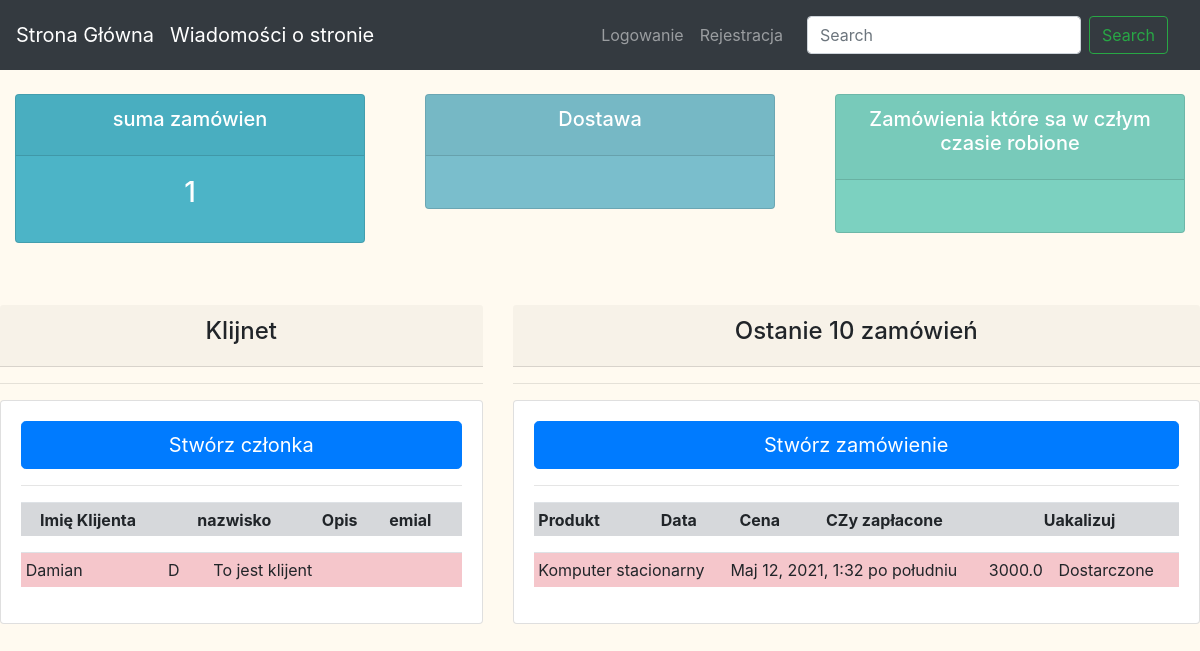
The page / on the database its author committed.
### accounts/models.py (models this page shows, shortened)
class Customer(models.Model):
    imie = models.CharField(max_length=200, null=True)
    nazwisko = models.CharField(max_length=200, null=True)
    content = models.TextField(blank=True, help_text='Opis klijęta')
    emial = models.CharField(max_length=200, null=True)
    telefon = models.CharField(max_length=200, null=True)
    created_date = models.DateTimeField(auto_now_add=True, null=True)

class Order(models.Model):
    STATUS = (
        ('Pakowane', 'Pakowane'),
        ('W drrodze do odbioercy', 'W drrodze do odbioercy'),
        ('Dostarczone', 'Dostarczone'),
    )
    customer = models.ForeignKey(Customer, null=True, on_delete=models.SET_NULL)
    product = models.ForeignKey(Produkty, null=True, on_delete=models.SET_NULL)
    cena = models.FloatField(null=True)
    date_created = models.DateTimeField(auto_now_add=True, null=True)
    status = models.CharField(max_length=200, null=True, choices=STATUS)

class Produkty(models.Model):
    CATEGORY = (
        ('Drzwi', 'Drzwi'),
        ('Out Door', 'Out Door'),
    )
    name = models.CharField(max_length=200, null=True)
    kategoria = models.CharField(max_length=200, null=True)
    content = models.TextField(blank=True, help_text='Opis produktu')
    cena = models.FloatField(null=True)
    data = models.DateTimeField(auto_now_add=True, null=True)
    tags = models.ManyToManyField(Tag)
    def __str__(self):
        return self.name

### accounts/views.py (the view)
# urls.py: 2. Add a URL to urlpatterns:  path('', views.home, name='home')
def home(request):
    orders = Order.objects.all()
    customers = Customer.objects.all()
    total_customers = customers.count()
    total_orders = orders.count()
    dostarczone = orders.filter(status='Dostarczone').count()
    pakowane = orders.filter(status='Pakowane').count()
    context = {'orders': orders, 'customers': customers,
               'total_orders': total_orders, 'dostarczone': dostarczone,
               'pakowane': pakowane}
    return render(request, 'accounts/dash.html',context)

### accounts/templates/accounts/dash.html
{%  extends 'accounts/main.html' %}
{% block content %}
{%  include 'accounts/status.html' %}
<br>
<br>
<div class="row">
	<div class="col-md-5">
	<div class="card-header">
      <h4 align="center">Klijnet</h4>
  </div>
		<hr>
		<div class="card card-body">
			<button type="button" class="btn btn-primary btn-lg btn-block">Stwórz członka</button>
			<hr>
            <table class="table table-sm table-secondary">
    <tr>
      <th></th>
      <th scope="col">Imię Klijenta</th>
      <th scope="col">nazwisko</th>
      <th scope="col">Opis</th>
      <th scope="col">emial</th>
    </tr>
<table class="table table-sm table-danger">
        {% for customer in customers %}
            <tr class="table-danger">
        <td class="table-danger">{{ customer.imie}}</td>
        <td class="table-danger">{{ customer.nazwisko}}</td>
        <td class="table-danger">{{ customer.content}}</td>
        <td class="table-danger">{{ customer.email}}</td>
               </tr>
            </table>
        {% endfor %}
            </table>
		</div>
	</div>
	<div class="col-md-7">
	<div class="card-header">
      <h4 align="center">Ostanie 10 zamówień</h4>
  </div>
		<hr>
		<div class="card card-body">
           <button type="button" class="btn btn-primary btn-lg btn-block">Stwórz zamówienie</button>
<hr>
             <table class="table table-sm table-secondary">
				<tr>
                    <th scope="col">Produkt </th>
      <th scope="col">Data</th>
      <th scope="col">Cena</th>
      <th scope="col">CZy zapłacone</th>
      <th scope="col">Uakalizuj</th>
                </tr>
 <table class="table table-sm table-danger">
        {% for order in orders %}
             <tr class="table-danger">
            <td class="table-danger">{{ order.product }}</td>
            <td class="table-danger">{{ order.date_created }}</td>
            <td class="table-danger">{{ order.cena }}</td>
            <td class="table-danger">{{ order.status }}</td>
            <td class="table-danger">{{ i.tags }}</td>
            </tr>
            </table>
                {% endfor %}
			</table>
		</div>
	</div>
</div>
{% endblock content %}

### accounts/templates/accounts/main.html (style rules this page uses)
body { background-color: #FFFAF0; }

### rows shown on the page
Customer: imie "Damian", nazwisko "D", content "To jest klijent"
Order: product "Komputer stacionarny", date_created "Maj 12, 2021, 1:32 po południu", cena "3000.0", status "Dostarczone"

### other values the page prints
{{ total_orders }} "1"
